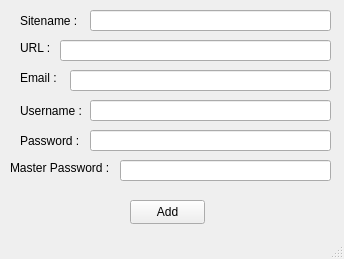
<?xml version="1.0" encoding="UTF-8"?>
<ui version="4.0">
 <class>EnterEntries</class>
 <widget class="QMainWindow" name="EnterEntries">
  <property name="geometry">
   <rect>
    <x>0</x>
    <y>0</y>
    <width>344</width>
    <height>259</height>
   </rect>
  </property>
  <property name="windowTitle">
   <string>MainWindow</string>
  </property>
  <widget class="QWidget" name="centralwidget">
   <widget class="QLabel" name="label">
    <property name="geometry">
     <rect>
      <x>20</x>
      <y>10</y>
      <width>61</width>
      <height>21</height>
     </rect>
    </property>
    <property name="text">
     <string>Sitename :</string>
    </property>
   </widget>
   <widget class="QLabel" name="label_2">
    <property name="geometry">
     <rect>
      <x>20</x>
      <y>40</y>
      <width>49</width>
      <height>16</height>
     </rect>
    </property>
    <property name="text">
     <string>URL : </string>
    </property>
   </widget>
   <widget class="QLabel" name="label_3">
    <property name="geometry">
     <rect>
      <x>20</x>
      <y>70</y>
      <width>49</width>
      <height>16</height>
     </rect>
    </property>
    <property name="text">
     <string>Email :</string>
    </property>
   </widget>
   <widget class="QLabel" name="label_4">
    <property name="geometry">
     <rect>
      <x>20</x>
      <y>100</y>
      <width>61</width>
      <height>21</height>
     </rect>
    </property>
    <property name="text">
     <string>Username :</string>
    </property>
   </widget>
   <widget class="QLabel" name="label_5">
    <property name="geometry">
     <rect>
      <x>20</x>
      <y>130</y>
      <width>61</width>
      <height>21</height>
     </rect>
    </property>
    <property name="text">
     <string>Password :</string>
    </property>
   </widget>
   <widget class="QPushButton" name="addButton">
    <property name="geometry">
     <rect>
      <x>130</x>
      <y>200</y>
      <width>75</width>
      <height>24</height>
     </rect>
    </property>
    <property name="text">
     <string>Add</string>
    </property>
   </widget>
   <widget class="QLineEdit" name="siteText">
    <property name="geometry">
     <rect>
      <x>90</x>
      <y>10</y>
      <width>241</width>
      <height>21</height>
     </rect>
    </property>
   </widget>
   <widget class="QLineEdit" name="urlText">
    <property name="geometry">
     <rect>
      <x>60</x>
      <y>40</y>
      <width>271</width>
      <height>21</height>
     </rect>
    </property>
   </widget>
   <widget class="QLineEdit" name="emailText">
    <property name="geometry">
     <rect>
      <x>70</x>
      <y>70</y>
      <width>261</width>
      <height>21</height>
     </rect>
    </property>
   </widget>
   <widget class="QLineEdit" name="usernameText">
    <property name="geometry">
     <rect>
      <x>90</x>
      <y>100</y>
      <width>241</width>
      <height>21</height>
     </rect>
    </property>
   </widget>
   <widget class="QLineEdit" name="passwordText">
    <property name="geometry">
     <rect>
      <x>90</x>
      <y>130</y>
      <width>241</width>
      <height>21</height>
     </rect>
    </property>
   </widget>
   <widget class="QLabel" name="label_6">
    <property name="geometry">
     <rect>
      <x>10</x>
      <y>160</y>
      <width>101</width>
      <height>16</height>
     </rect>
    </property>
    <property name="text">
     <string>Master Password :</string>
    </property>
   </widget>
   <widget class="QLineEdit" name="masterPassText">
    <property name="geometry">
     <rect>
      <x>120</x>
      <y>160</y>
      <width>211</width>
      <height>21</height>
     </rect>
    </property>
   </widget>
  </widget>
  <widget class="QStatusBar" name="statusbar"/>
 </widget>
 <resources/>
 <connections/>
</ui>
